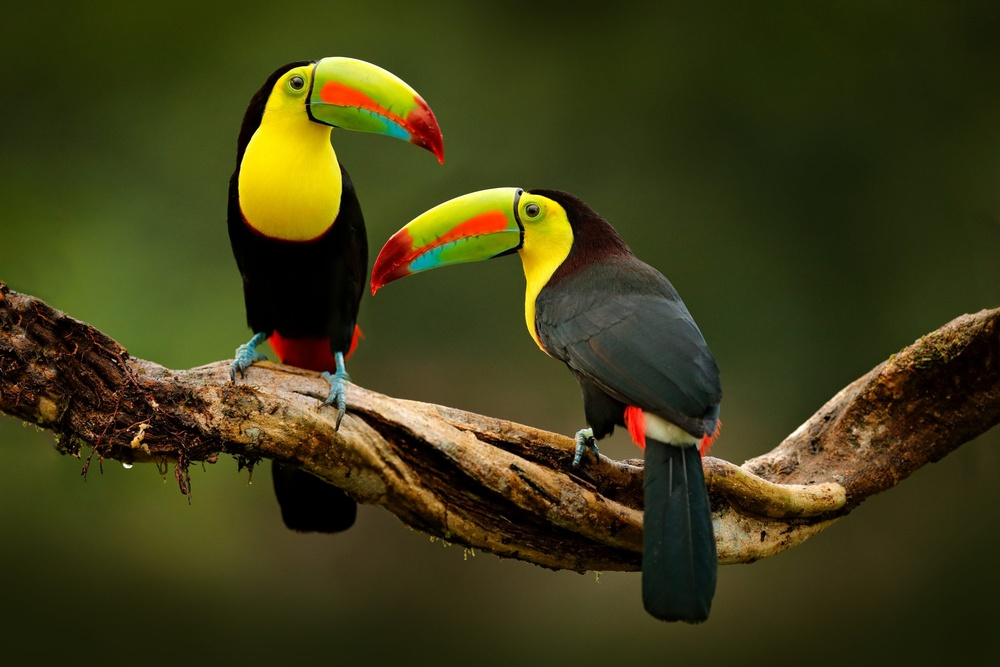
#> input picture toucans.jpg, 1000 x 667 px, shrunk from 2048 x 1365 before the run
$ jupyter execute 'Cartoonize an image.ipynb'
#> lines starting #> are read from the running program, lines starting #| are printed output that depends on the picture; after the words box and inside, x2 and y2 are one past the last pixel; in counts of white or black regions, pixels touching at a corner belong together
[cell 1]
import cv2
import numpy as np
import matplotlib.pyplot as plt

[cell 2]
def read_file(filename):
#> called with filename = 'toucans.jpg'
    img = cv2.imread(filename)
#> img is the input picture: shape (667, 1000, 3); mean B, G, R 22.3, 60.4, 62.4
    img = cv2.cvtColor(img, cv2.COLOR_BGR2RGB)
    plt.imshow(img)
    plt.show()
    return img

[cell 3]
filename = "toucans.jpg"
read_file(filename)

[cell 4]
filename = "toucans.jpg"
img = read_file(filename)
org_img = img

[cell 5]
def edge_mask(img, line_size, blur):
#> called with line_size = 7, blur = 7
    gray = cv2.cvtColor(img, cv2.COLOR_RGB2GRAY)
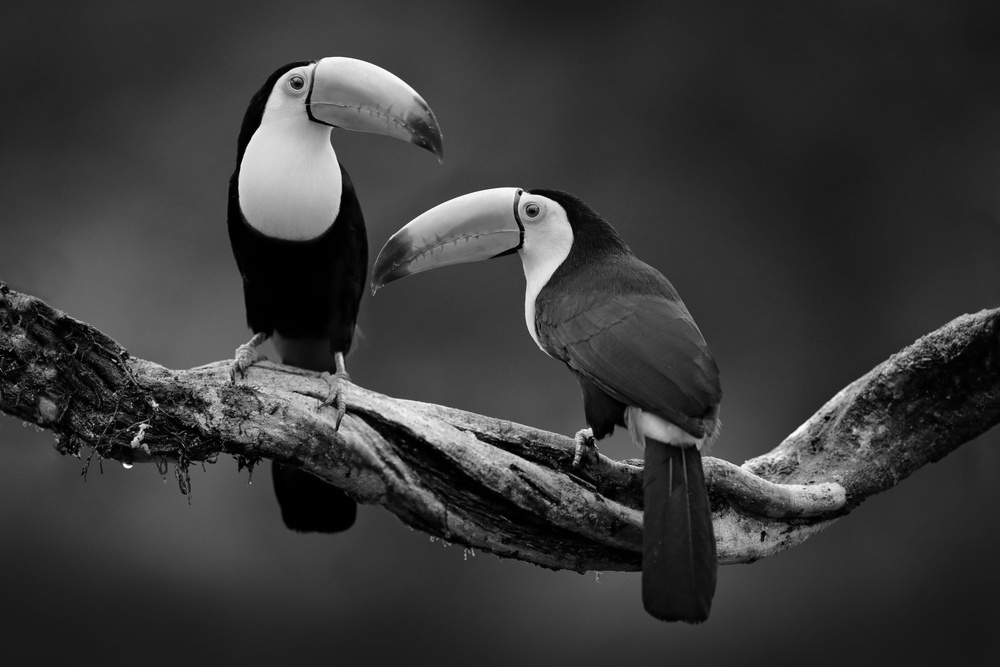
#> gray: shape (667, 1000); min 0, max 253, mean 56.6
    gray_blur = cv2.medianBlur(gray, blur)

    edges = cv2.adaptiveThreshold(gray_blur, 255, cv2.ADAPTIVE_THRESH_MEAN_C, cv2.THRESH_BINARY, line_size, blur)
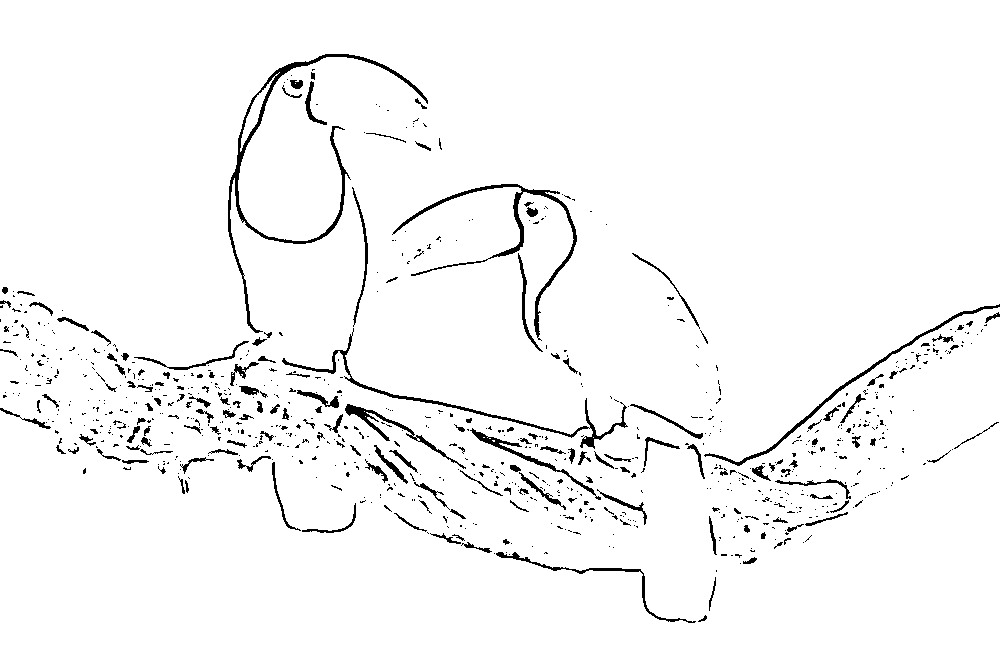
#> edges: shape (667, 1000); 96.6% white; 830 black regions (659 under 20 px), largest, box (x1, y1, x2, y2) and area: (228, 54, 428, 333) 2626, (392, 184, 577, 341) 1738, (282, 328, 628, 449) 1508

    return edges

[cell 6]
line_size, blur_value = 7,7
edges = edge_mask(img, line_size, blur_value)

plt.imshow(edges)
plt.show()

[cell 7]
line_size, blur_value = 7,7
edge_mask(img, line_size, blur_value)

[cell 8]
line_size, blur_value = 5,7
edges = edge_mask(img, line_size, blur_value)
#> call 3 of edge_mask, with line_size = 5, blur = 7
#> in edge_mask (call 3), `edges = cv2.adaptiveThreshold(gray_blur, 255, cv2.ADAPTIVE_THRESH_MEAN..`:
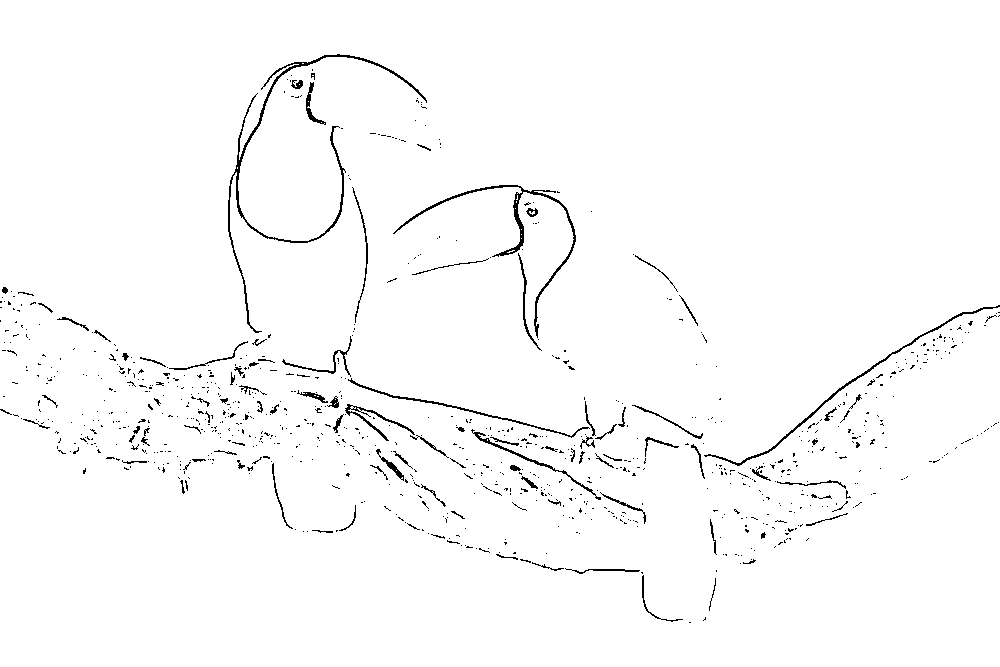
#> edges: shape (667, 1000); 98% white; black in thin lines or dots, all inside (x1, y1, x2, y2) = (0, 54, 1000, 623)

plt.imshow(edges , cmap = "gray")
plt.show()

[cell 9]
def color_quantisation(img, k):
    #transform the image
#> called with k = 16
    data = np.float32(img).reshape((-1,3))
    #Determine the criteria
    criteria = (cv2.TERM_CRITERIA_EPS+ cv2.TERM_CRITERIA_MAX_ITER, 20, 0.001)

    #Implementing K-means Clustering
    ret, label, center = cv2.kmeans(data, k, None, criteria, 10, cv2.KMEANS_RANDOM_CENTERS)
#> ret = 175370319.9; center = 16 rows, first 8: [169.8, 134.3, 86.6], [79.82, 76.23, 56.96], [12.28, 5.74, 2.06], [233, 212.5, 6.47], [135.1, 98.32, 49.16], [66.68, 71.69, 26.86], [49.67, 52.4, 17.76], [234.9, 233.5, 80.7]
    center = np.uint8(center)
#> center = 16 rows, first 8: [169, 134, 86], [79, 76, 56], [12, 5, 2], [233, 212, 6], [135, 98, 49], [66, 71, 26], [49, 52, 17], [234, 233, 80]

    result = center[label.flatten()]
    result = result.reshape(img.shape)
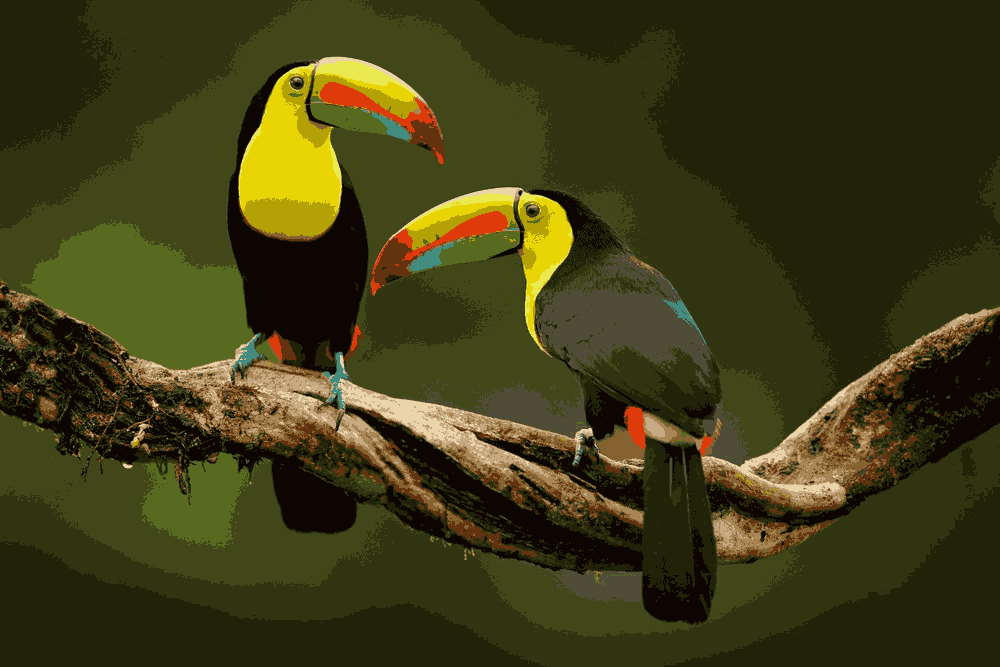
#> result: shape (667, 1000, 3); mean R, G, B 61.9, 59.7, 21.7

    return result

[cell 10]
totalColors = 16
line_wdt = 9
blur_value = 7

img = color_quantisation(img, totalColors)

plt.imshow(img)
plt.show()

[cell 11]
blurred = cv2.bilateralFilter(img, d=line_wdt, sigmaColor = 200, sigmaSpace = 200)

plt.imshow(blurred)
plt.show()

[cell 12]
def cartoon():
    c = cv2.bitwise_and(blurred, blurred, mask = edges)
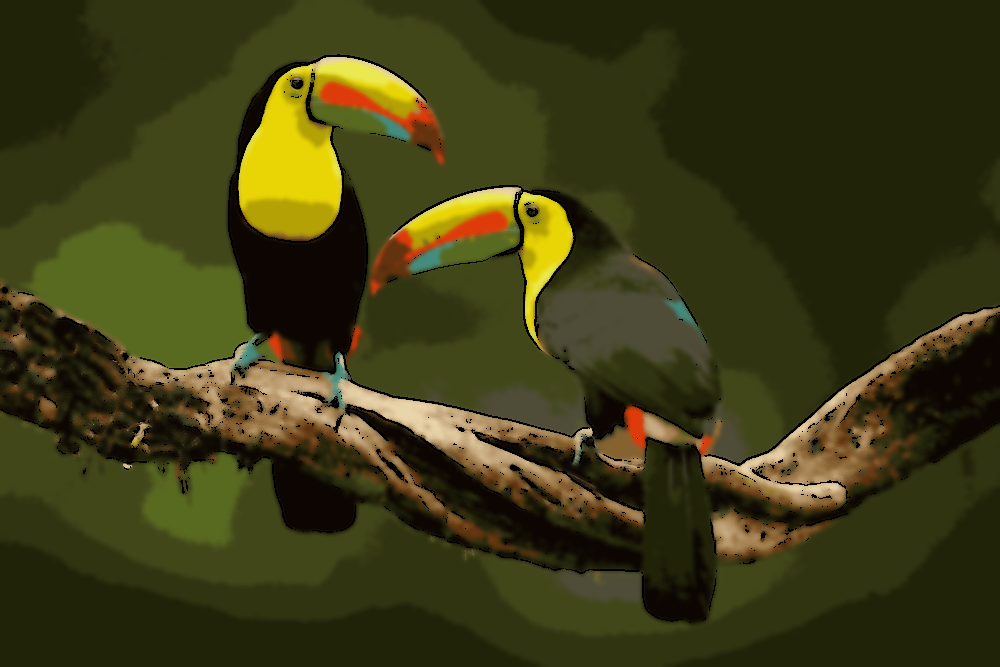
#> c: shape (667, 1000, 3); mean R, G, B 60.6, 58.6, 21.1
    plt.imshow(c)
    plt.title("Reanimated_Image")
    plt.show()
